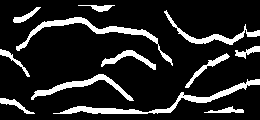
%> input picture FvrQuryPicsEllbp/001-2/001-2-3.bmp, 260 x 120 px; its folder holds only this picture in this run
$ octave Q_newTest_Between.m   (GNU Octave 9; MATLAB toolbox functions it lacks are replaced by stand-ins)
%> lines starting %> are read from the running program, lines starting %| are printed output that depends on the picture; in (x1, y1, x2, y2) boxes, pixels count from 0 and x2, y2 are one past the last pixel; in counts of white or black regions, pixels touching at a corner belong together; the program's own positions count from 1
### Q_getCalibration_limit.m

function [probe_calibrated, gallery_calibrated, row, col,corrmaxvalue] = Q_getCalibration_limit(probe, gallery)
    % 对 probe 和 gallery
    % (actually , just find translation along x and y)
    % this parameter can rotate img_2, crop img_2 and crop template

    %input :
    %probe : prob image
    %gallery:     gallery image


    %output:
    %temp_calibrated: calibrated prob image
    %img_calibrated:  calibrated gallery image


    [temp_h, temp_w] = size(probe);


    corrMap_selected = abs(normxcorr2(probe, gallery));
    if nargin<2
        error('not enough input argument');
    end

% 图像大小为 72 x 156,所以讲范围限制到 row_min - row_max ,col_min - col_max
row_min = 58;
row_max = 86;
col_min = 125;
col_max = 187;
corrMap_lim = corrMap_selected(row_min:row_max,col_min:col_max);

     %find the max similarity's position in correlation map
    [row, col] = find(corrMap_selected == max(corrMap_lim(:)));%矩阵最大值对应的坐标即为平移量
    if length(row)>=1%防止矩阵中有多个相等的最大值
        row =  row(row >= row_min & row <= row_max);
        row = row(1);
        col =  col(col >= col_min & col <= col_max);
        col = col(1);
    end

    corrmaxvalue = corrMap_selected(row,col);
%     row = 72;
%     col = 147;

     img_optimal = gallery;%imrotate(img_2, param.rotation);
     [img_optimal_h, img_optimal_w] = size(img_optimal);

    %template的上半区域,没有进入 img_optimal
    if row<= temp_h
        if col<=temp_w %template的左边没完全进入
            probe_calibrated = probe(temp_h-row+1:temp_h, temp_w-col+1:end);
            gallery_calibrated = img_optimal(1:row, 1:col);


        elseif  temp_w<col && col<= img_optimal_w %template的左右完全进入
            probe_calibrated = probe(temp_h-row+1:temp_h, :);
            gallery_calibrated = img_optimal(1: row, col-temp_w+1:col);

        elseif col > img_optimal_w %template的右侧出去了
            probe_calibrated = probe(temp_h-row+1:temp_h, 1:temp_w-(col-img_optimal_w)) ;
            gallery_calibrated = img_optimal(1: row, col-temp_w+1:img_optimal_w);
        end


    %template, 上下边完全在 img_optimal内部
    elseif temp_h <row && row<= img_optimal_h
        if col<=temp_w %template的左边界在外
            probe_calibrated = probe(1:end, temp_w-col+1:temp_w);
            gallery_calibrated = img_optimal(row-temp_h+1:row, 1:col);

        elseif   temp_w<col && col<= img_optimal_w%template左右边界完全进入
            probe_calibrated = probe;
            gallery_calibrated = img_optimal(row-temp_h+1:row,col-temp_w+1:col);

        elseif col>img_optimal_w %template的右边界在外
            probe_calibrated = probe(1:end, 1:temp_w-(col-img_optimal_w));
            gallery_calibrated = img_optimal(row-temp_h+1:row,col-temp_w+1:img_optimal_w);

        end


    %template的下边界 出了内部
    elseif row>img_optimal_h
        if col < temp_w %template的左边界在外
             probe_calibrated = probe(1:temp_h-(row-img_optimal_h),temp_w-col+1:temp_w);
             gallery_calibrated = img_optimal(row-temp_h+1:img_optimal_h, 1:col);

        elseif temp_w<=col && col<=img_optimal_w
             probe_calibrated = probe(1:temp_h-(row-img_optimal_h),1:end);
             gallery_calibrated = img_optimal(row-temp_h+1:img_optimal_h, col-temp_w+1:col);


        elseif  col>img_optimal_w
            probe_calibrated = probe(1:temp_h-(row-img_optimal_h),1:temp_w-(col-img_optimal_w));
            gallery_calibrated = img_optimal(row-temp_h+1:img_optimal_h, col-temp_w+1:img_optimal_w);

         end


    end

end

### Q_measureSimilarity.m
function  [score,pos,corrmaxvalue,overlapDegree,elasticScore]= Q_measureSimilarity(probe, gallery)
%%
%衡量库图特征与测试图特征之间的相似度

%input
%probe： 测试图的血管, 二值图
%gallery： 库图的血管， 二值图


%output
%score：                     reElastic score。最终的相似度
%overlapDegree：       backbone的重合度
%elasticScore:             network之间的相似度

%note： score = sqrt(overlapDegree*elasticScore)

    %对probe和gallery进行平移配准，
    %得到配准后的结果probe_calib 和 gallery_calib
     [probe_calib, gallery_calib,row,col,corrmaxvalue] = Q_getCalibration_limit(probe, gallery);


     %将probe_calib 和 gallery_calib进行细化操作，得到vein network
     probe_calib_skel = bwmorph(probe_calib, 'skel', inf);
     gallery_calib_skel = bwmorph(gallery_calib, 'skel', inf);


    %% 衡量probe和gallery之间的相似度

    % overlap degree--
    %利用probe_calib和gallery_calib计算基于backbone的重合度
    overlapDegree = 2*sum(sum(probe_calib&gallery_calib)) / (sum(probe(:))+sum(gallery(:)));

%%%%%%%%%%%%%%%%%%%%%%%%%%%%%%%%%%%%% 1.18 增加
%默认参数如下：
% corrThresh = 0.27;       unf_factor = 0.1;    incremt_factor = 0.4;

corrThresh = 0.27;
unf_factor = 0.1;               % uniform factor
incremt_factor = 0.4;           % increment factor

if corrmaxvalue > corrThresh + unf_factor
    corrv = corrThresh + unf_factor;   % corrvalue 缩写 corrv
elseif corrmaxvalue < corrThresh - unf_factor
    corrv = corrThresh - unf_factor;
else
    corrv = corrmaxvalue;
end

alpha = (corrv - 0.27) / unf_factor * incremt_factor + 1;
overlapDegree = overlapDegree * alpha;

if overlapDegree > 1
    overlapDegree = 1;
end
%%%%%%%%%%%%%%%%%%%%%%%%%%%%%%%%%%%%%
    %---- elastic score
    %利用probe_calib_skel和gallery_calib_skel，计算基于network之间的相似度
    neighborSize = 5;%5;
    elasticScore_probe = F_getElasticScore(probe_calib_skel,  gallery_calib_skel, ...
                                                    neighborSize,   length(find(probe_calib_skel==1)));

    elasticScore_gallery = F_getElasticScore(gallery_calib_skel, probe_calib_skel, ...
                                                    neighborSize,   length(find(gallery_calib_skel==1)));

    elasticScore = max(elasticScore_probe, elasticScore_gallery);

    %综合 overlap degree 和elastic score得到最终的score
    score = sqrt(overlapDegree*elasticScore);
    pos = [row,col];
end

### F_getElasticScore.m
function  similarity = F_getElasticScore(img_based, img_2, neighborSize, nFingerVeinPoints)
% 计算两个vein network的相似度


% output:
% nMatchedPoints:  总的匹配点的数目
% similarity:              二者的相似度

% input:
% img_based:           基于此图计算相似度
% img_2:                  将img_2基于img_based计算相似度
% neighborSize:       计算分数时用到的领域范围
    [im_h, im_w] = size(img_based);

    [row_idx, col_idx] = find(img_based==1);


    %% 删除过于靠近图像边界的点
        %删除过于靠近图像上下边界的点
        idx_1 = find(row_idx<=(neighborSize-1)/2 | row_idx>= im_h-(neighborSize-1)/2);
        row_idx(idx_1) = [];
        col_idx(idx_1) = [];

        %删除过于靠近图像左右边界的点
        idx_2 = find(col_idx<=(neighborSize-1)/2 | col_idx>= im_w-(neighborSize-1)/2);
        row_idx(idx_2) = [];
        col_idx(idx_2) = [];


    %% 基于 img_based 的相似度计算
    nMatchedPoints = 0;


    for iPoint = 1: length(row_idx)
        currentRow = row_idx(iPoint);
        currentCol = col_idx(iPoint);
        sub_region = img_2(currentRow-(neighborSize-1)/2:currentRow+(neighborSize-1)/2, ...
                                                currentCol-(neighborSize-1)/2:currentCol+(neighborSize-1)/2);

         if    sum(sub_region(:))~= 0

             nMatchedPoints = nMatchedPoints + 1;

         end

    end

    if nFingerVeinPoints ~= 0
        similarity = nMatchedPoints/nFingerVeinPoints ;
    elseif nFingerVeinPoints ==0
        similarity = 0;
    end

end

### Q_newTest_Between.m
%test_betweenClassScoreCount1
clear;

% imgFoldername = 'F:\·m-retrieve\指静脉\指静脉\pics-per3徐总（LSQ更改）\';
imgFoldername = 'F:\项目-指静脉\师弟交流\师弟新特征图片\20190306_高斯强化llbp_ROI\';
imgFolderList = dir([imgFoldername,'FvrQuryPicsEllbp']);%获取所有带有图片的文件夹

%cell中每一行分别存放sample，被对比的图片，还有对应的ellbp分数与SURF特征点距离
betweenClassImgNameScoreFvrDataBaseV1sort = cell(1, 9);

%设置一下等会要用的参数
numOfMatch = 0;
tic;
for num1 = 3:1:length(imgFolderList)%list中前两个不是文件夹，去掉
    imgSampleList = dir([imgFolderList(num1).folder,'\',imgFolderList(num1).name]);%获得文件夹中除去无效的字符串的所有的图片

    for num3  = (num1+1):1:length(imgFolderList)
        imgList = dir([imgFolderList(num3).folder,'\',imgFolderList(num3).name]);%读取到所有的文件夹

        for num2 = 3:1:5%list中前两个不是文件夹，去掉，取一类内的所有图片
            imgSample = imread(strcat(imgSampleList(num2).folder,'\',imgSampleList(num2).name));%读取文件夹中的图片
%> imgSample: size 120x260 logical; 14.3% white; 12 white regions, largest, box (x1, y1, x2, y2) and area: (53, 79, 260, 114) 1035, (16, 17, 173, 66) 904, (31, 74, 134, 101) 594
            %                 num_score = 0;
            %                 mat_score = [];
            for num4 = 3:1:5 %只读前三张图片（作为类间匹配）
                %类间每类只取前3张图片,可以用文件夹名字来判断是不是类内
                %                     if ~(strcmp(imgList(num4).folder,imgSampleList(num2).folder))%如果 此时循环到的文件夹和自身不同才进行匹配
                imgBank = imread(strcat(imgList(num4).folder,'\',imgList(num4).name));
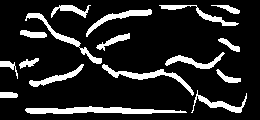
%> input picture FvrQuryPicsEllbp/001-3/001-3-1.bmp, 260 x 120 px
%> imgBank: size 120x260 logical; 14.9% white; 17 white regions, largest, box (x1, y1, x2, y2) and area: (25, 106, 187, 114) 800, (102, 64, 194, 96) 506, (25, 13, 102, 64) 444
                %                         num_score = num_score + 1;
                %                         [mat_score(num_score)] = F_measureSimilarity(imresize(imgSample,0.6),imresize(imgBank,0.6));
                [mat_score,pos,corrmaxvalue,overlapDegree,elasticScore] = Q_measureSimilarity(imresize(imgSample,0.6),imresize(imgBank,0.6)) ;
%> in Q_getCalibration_limit, `corrMap_selected = abs(normxcorr2(probe, gallery));`:
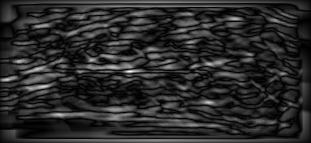
%> corrMap_selected: size 143x311 double; min 9.54e-07, max 0.16, mean 0.0268; drawn with min black and max white
%> in Q_getCalibration_limit, `corrMap_lim = corrMap_selected(row_min:row_max,col_min:col_max);`:
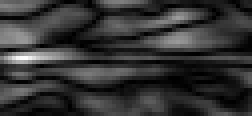
%> corrMap_lim: size 29x63 double (shown 4 times larger); min 0.000112, max 0.16, mean 0.0328; drawn with min black and max white
%> in Q_getCalibration_limit, `[row, col] = find(corrMap_selected == max(corrMap_lim(:)));`: row = 72; col = 131
%> in Q_getCalibration_limit, `corrmaxvalue = corrMap_selected(row,col);`: corrmaxvalue = 0.16
%> in Q_getCalibration_limit, `img_optimal = gallery;`: img_optimal: size 72x156 logical; 14.9% white; 19 white regions (2 under 20 px), largest, box (x1, y1, x2, y2) and area: (15, 64, 112, 68) 285, (61, 38, 116, 58) 180, (15, 8, 61, 38) 157
%> in Q_getCalibration_limit, `probe_calibrated = probe(temp_h-row+1:temp_h, temp_w-col+1:end);`:
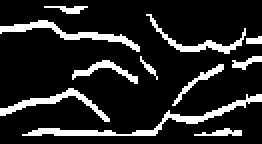
%> probe_calibrated: size 72x131 logical (shown 2 times larger); 14.5% white; 11 white regions, largest, box (x1, y1, x2, y2) and area: (11, 47, 131, 68) 359, (0, 10, 70, 26) 242, (0, 44, 55, 61) 197
%> in Q_getCalibration_limit, `gallery_calibrated = img_optimal(1:row, 1:col);`:
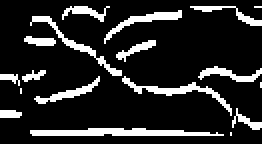
%> gallery_calibrated: size 72x131 logical (shown 2 times larger); 15.4% white; 18 white regions (4 under 20 px), largest, box (x1, y1, x2, y2) and area: (15, 64, 112, 68) 285, (61, 38, 116, 58) 180, (15, 8, 61, 38) 157
%> in Q_measureSimilarity, `[probe_calib, gallery_calib,row,col,corrmaxvalue] = Q_getCalibration_l..`: row = 72; col = 131; corrmaxvalue = 0.16
%> in Q_measureSimilarity, `probe_calib_skel = bwmorph(probe_calib, 'skel', inf);`:
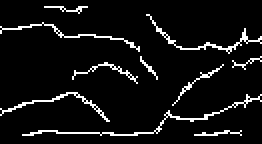
%> probe_calib_skel: size 72x131 logical (shown 2 times larger); 6.9% white in thin lines or dots
%> in Q_measureSimilarity, `gallery_calib_skel = bwmorph(gallery_calib, 'skel', inf);`:
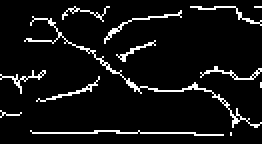
%> gallery_calib_skel: size 72x131 logical (shown 2 times larger); 7.3% white in thin lines or dots
%> in Q_measureSimilarity, `overlapDegree = 2*sum(sum(probe_calib&gallery_calib)) / (sum(probe(:))..`: overlapDegree = 0.255
%> in Q_measureSimilarity, `overlapDegree = overlapDegree * alpha;`: overlapDegree = 0.153
%> in F_getElasticScore, `[row_idx, col_idx] = find(img_based==1);`: row_idx = 652 values from 4 to 68; col_idx = 652 values from 1 to 131
%> in F_getElasticScore, `idx_1 = find(row_idx<=(neighborSize-1)/2 | row_idx>= im_h-(neighborSiz..`: idx_1 = []
%> in F_getElasticScore, `idx_2 = find(col_idx<=(neighborSize-1)/2 | col_idx>= im_w-(neighborSiz..`: idx_2 = 23 values from 1 to 652
%> the loop in F_getElasticScore, `for iPoint = 1: length(row_idx)` made 629 passes
%> (currentRow, currentCol) on passes 1 to 12: (15, 3), (56, 3), (15, 4), (56, 4), (15, 5), (55, 5), (56, 5), (15, 6), (55, 6), (56, 6), (15, 7), (55, 7)
%> after the loop in F_getElasticScore, `for iPoint = 1: length(row_idx)`: nMatchedPoints = 301
%> in F_getElasticScore, `similarity = nMatchedPoints/nFingerVeinPoints ;`: similarity = 0.462
%> the loop in F_getElasticScore (call 2), `for iPoint = 1: length(row_idx)` made 659 passes
%> (currentRow, currentCol) on passes 1 to 12: (39, 3), (57, 3), (39, 4), (58, 4), (39, 5), (58, 5), (39, 6), (58, 6), (39, 7), (40, 7), (58, 7), (40, 8)
%> in Q_measureSimilarity, `elasticScore_gallery = F_getElasticScore(gallery_calib_skel, probe_cal..`: elasticScore_gallery = 0.438
%> in Q_measureSimilarity, `elasticScore = max(elasticScore_probe, elasticScore_gallery);`: elasticScore = 0.462
%> in Q_measureSimilarity, `score = sqrt(overlapDegree*elasticScore);`: score = 0.266
%> in Q_measureSimilarity, `pos = [row,col];`: pos = [72 131]
%> mat_score = 0.266; pos = [72 131]; corrmaxvalue = 0.16; overlapDegree = 0.153; elasticScore = 0.462
%> (the run ends here)
